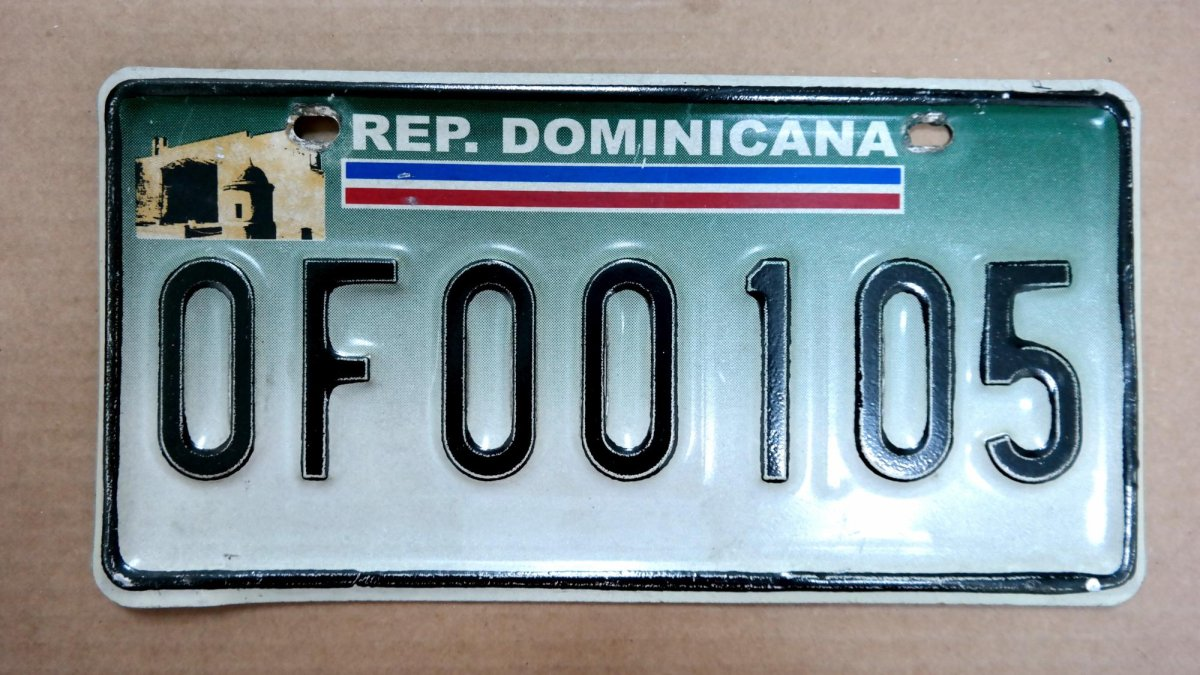
#> input picture plate-detector/plate-detector/dataset/690c16dad56c8.jpeg, 1200 x 675 px
$ python -i ocr.py   (imports and definitions only)
#> lines starting #> are read from the running program, lines starting #| are printed output that depends on the picture; after the words box and inside, x2 and y2 are one past the last pixel; in counts of white or black regions, pixels touching at a corner belong together
#> further down, picture is the input picture: shape (675, 1200, 3); mean B, G, R 149, 145.3, 134.6
import re

import cv2
import easyocr
import numpy as np

# [1 line that did not run here, left out]


def clean_plate_text(value: str) -> str:
    return re.sub(r'[^A-Z0-9]', '', value.upper())


def image_variants(image: np.ndarray) -> list[np.ndarray]:
    height, width = image.shape[:2]
#> height = 675; width = 1200
    regions = [
        image,
        image[int(height * 0.2):int(height * 0.95), int(width * 0.05):int(width * 0.95)],
        image[int(height * 0.35):int(height * 0.95), int(width * 0.15):int(width * 0.85)],
    ]
    variants = []
    for region in regions:
        region_height, region_width = region.shape[:2]
        scale = max(2, min(5, 1800 // max(region_width, region_height)))
        resized = cv2.resize(region, None, fx=scale, fy=scale, interpolation=cv2.INTER_CUBIC)
        gray = cv2.cvtColor(resized, cv2.COLOR_BGR2GRAY)
        contrast = cv2.createCLAHE(clipLimit=2.5, tileGridSize=(8, 8)).apply(gray)
        threshold = cv2.threshold(contrast, 0, 255, cv2.THRESH_BINARY + cv2.THRESH_OTSU)[1]
        adaptive = cv2.adaptiveThreshold(contrast, 255, cv2.ADAPTIVE_THRESH_GAUSSIAN_C, cv2.THRESH_BINARY, 31, 11)
        variants.extend([resized, gray, contrast, threshold, adaptive])
#> this loop made 3 passes
#> (region_height, region_width) on passes 1 to 3: (675, 1200), (506, 1080), (405, 840)
#> pass 1, in image_variants, `gray = cv2.cvtColor(resized, cv2.COLOR_BGR2GRAY)`:
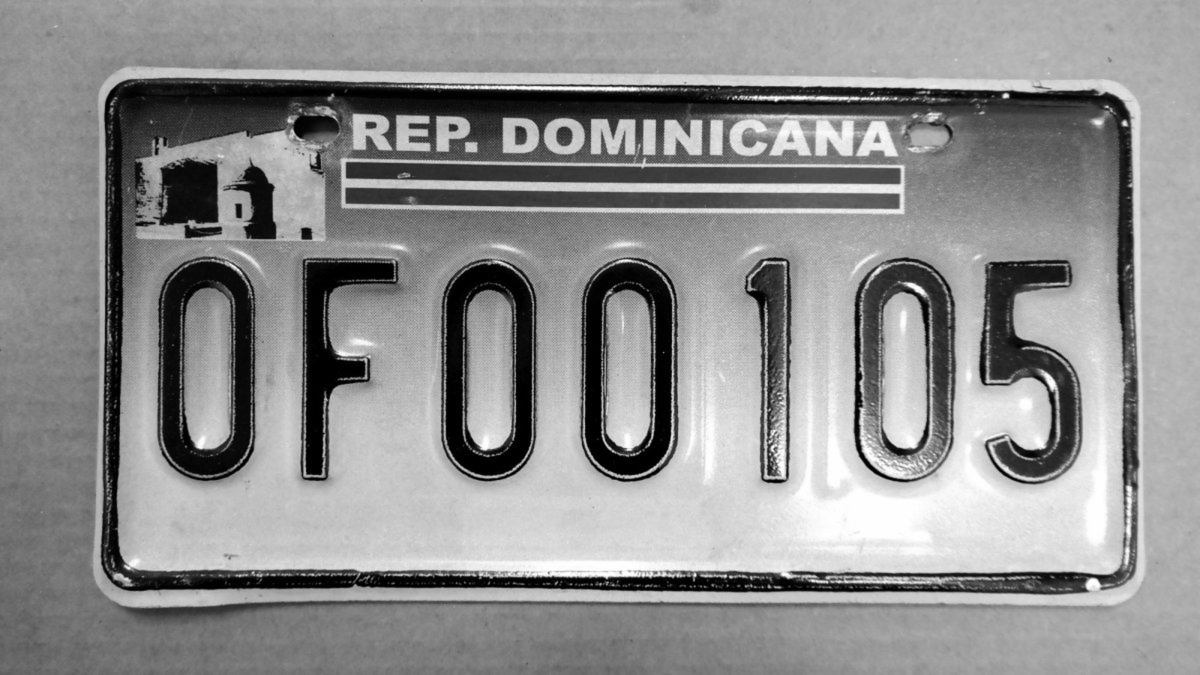
#> gray: shape (1350, 2400) (shown at 1/2 size); min 0, max 255, mean 142.5
#> pass 1, in image_variants, `contrast = cv2.createCLAHE(clipLimit=2.5, tileGridSize=(8, 8)).apply(g..`:
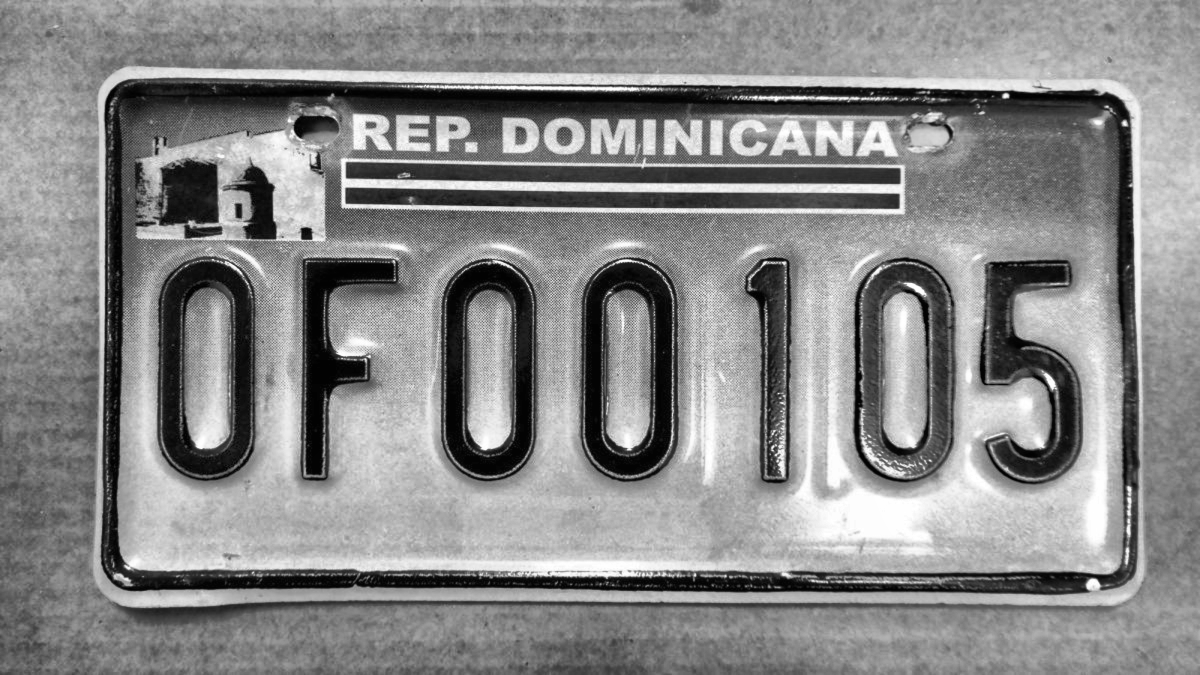
#> contrast: shape (1350, 2400) (shown at 1/2 size); min 0, max 255, mean 136.3
#> pass 1, in image_variants, `threshold = cv2.threshold(contrast, 0, 255, cv2.THRESH_BINARY + cv2.TH..`:
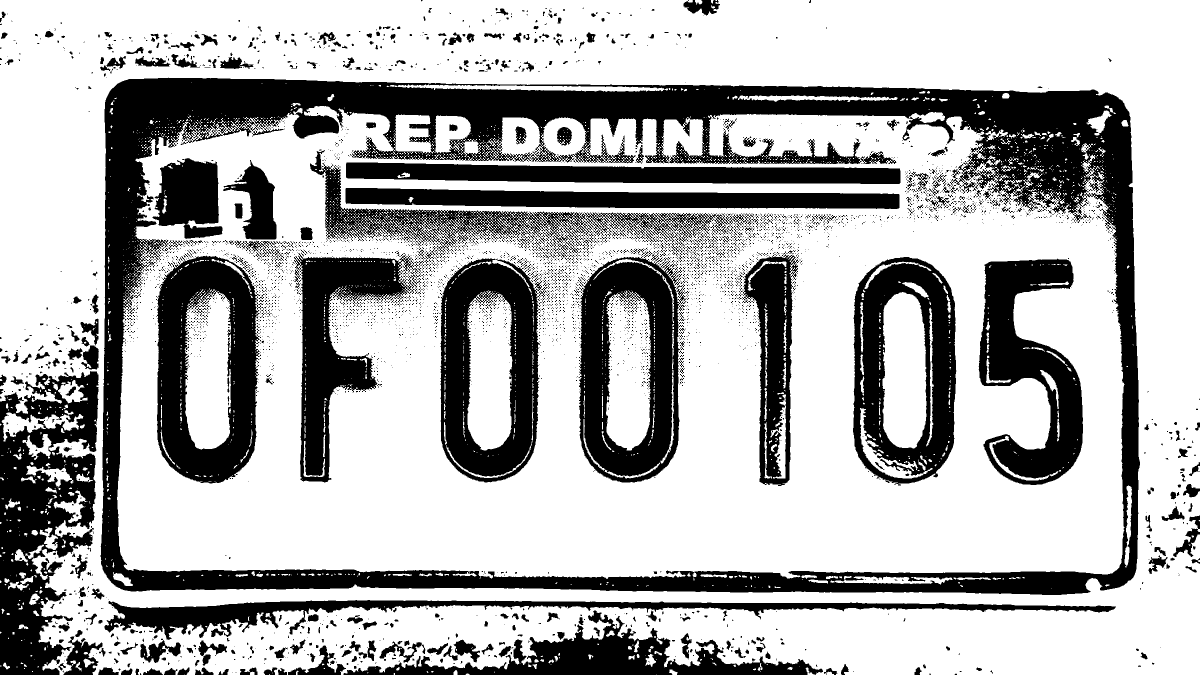
#> threshold: shape (1350, 2400) (shown at 1/2 size); 68.9% white; 6479 black regions (5966 under 20 px), largest, box (x1, y1, x2, y2) and area: (201, 155, 2280, 1190) 342692, (0, 742, 197, 1350) 68589, (314, 511, 520, 967) 54509
#> after the loop:
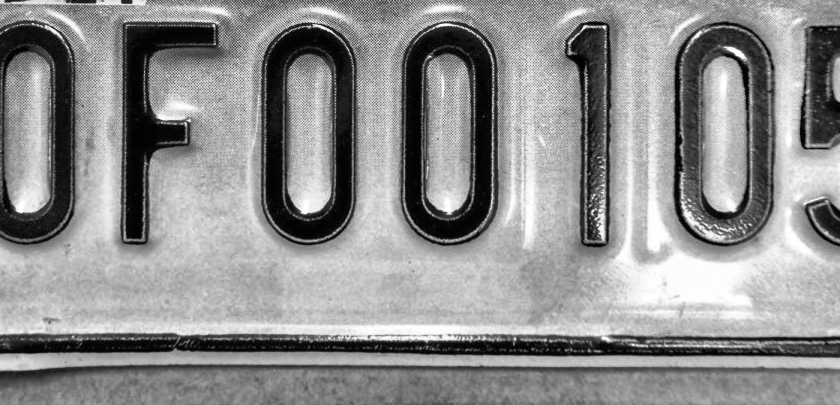
#> contrast: shape (810, 1680) (shown at 1/2 size); min 0, max 255, mean 142.8
#> after the loop:
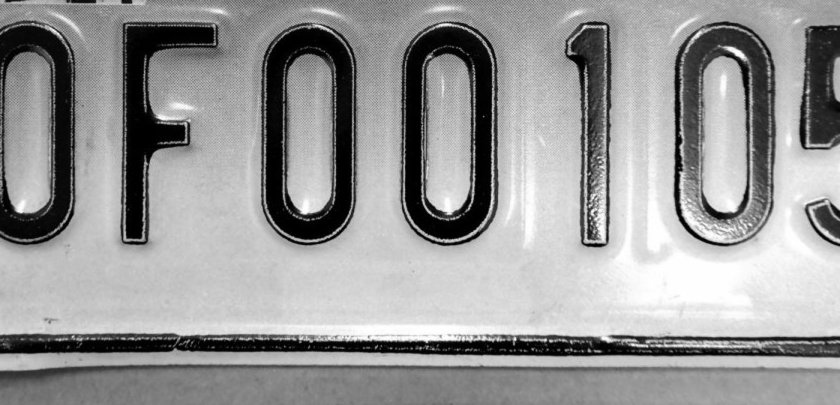
#> gray: shape (810, 1680) (shown at 1/2 size); min 0, max 255, mean 151.6
#> after the loop:
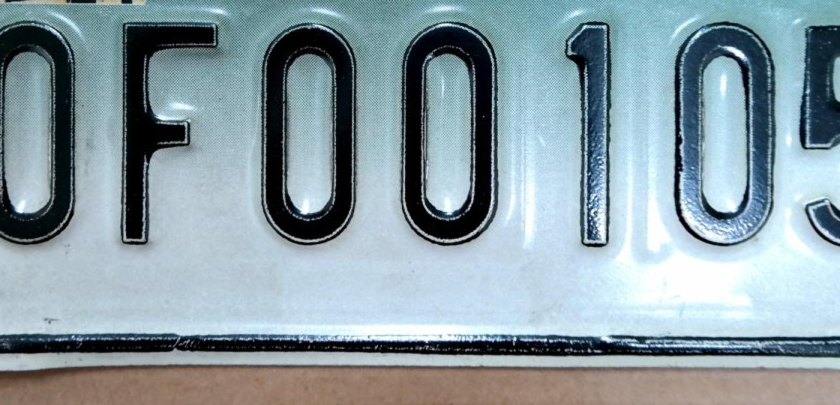
#> resized: shape (810, 1680, 3) (shown at 1/2 size); mean B, G, R 164.1, 156.2, 137.8
#> after the loop, variants = 15 items
    return variants


def detect_plate(image: np.ndarray) -> tuple[str | None, float]:
    candidates: list[tuple[str, float]] = []
    for variant in image_variants(image):
        results = reader.readtext(
            variant,
            allowlist='ABCDEFGHIJKLMNOPQRSTUVWXYZ0123456789',
            detail=1,
            paragraph=False,
            mag_ratio=1.5,
        )
        for _, text, confidence in results:
            cleaned = clean_plate_text(text)
            if 3 <= len(cleaned) <= 10 and confidence >= 0.15:
                candidates.append((cleaned, float(confidence)))

    if not candidates:
        return None, 0.0

    grouped: dict[str, list[float]] = {}
    for text, confidence in candidates:
        grouped.setdefault(text, []).append(confidence)
    best_text = max(grouped, key=lambda text: (len(grouped[text]), max(grouped[text]), len(text)))
    return best_text, max(grouped[best_text])

>>> import cv2
>>> picture = cv2.imread('../plate-detector/dataset/690c16dad56c8.jpeg')
>>> result = image_variants(picture)
#> result = 15 items

$ run again, on plate-detector/plate-detector/dataset/images.jpg
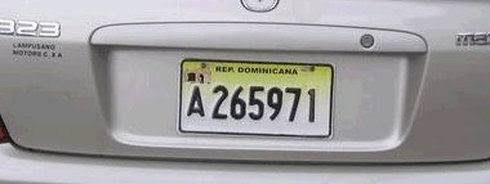
#> input picture plate-detector/plate-detector/dataset/images.jpg, 490 x 184 px
#> picture is the input picture: shape (184, 490, 3); mean B, G, R 157.7, 157, 158.6
#> the loop in image_variants, `for region in regions:` made 3 passes
#> (region_height, region_width) on passes 1 to 3: (184, 490), (138, 441), (110, 343)
#> pass 1, in image_variants, `threshold = cv2.threshold(contrast, 0, 255, cv2.THRESH_BINARY + cv2.TH..`:
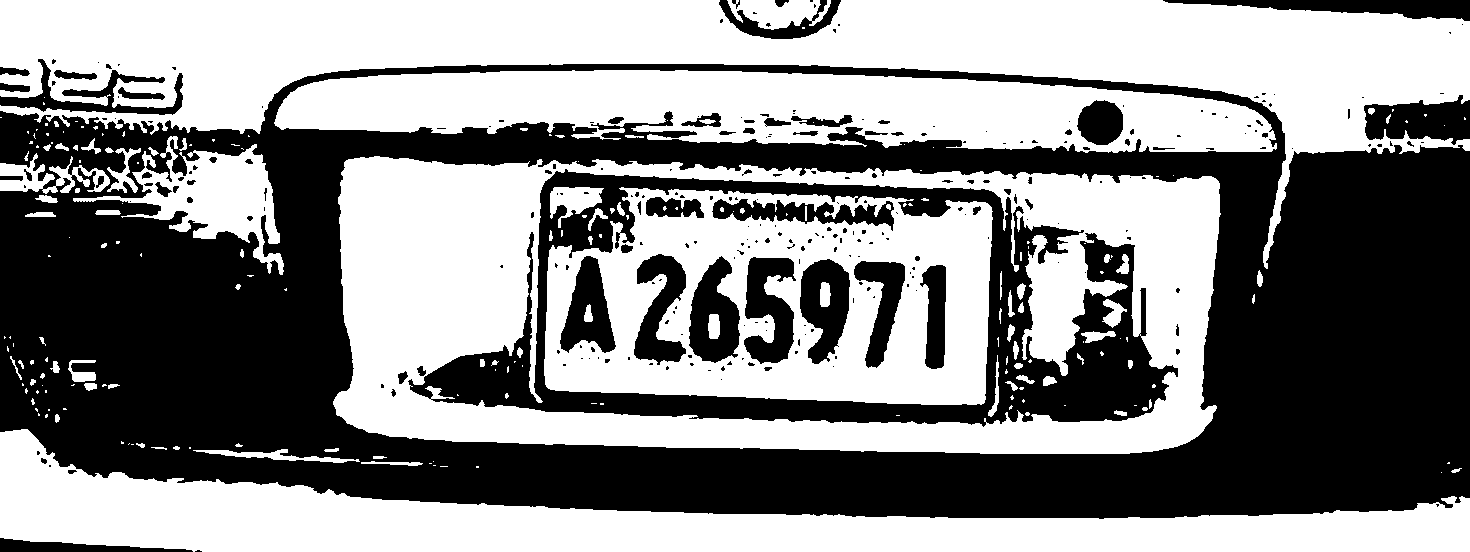
#> threshold: shape (552, 1470); 53.5% white; 270 black regions (199 under 20 px), largest, box (x1, y1, x2, y2) and area: (0, 64, 1470, 519) 286381, (408, 169, 1178, 427) 46877, (1364, 95, 1470, 145) 3608
#> after the loop in image_variants, `for region in regions:`:
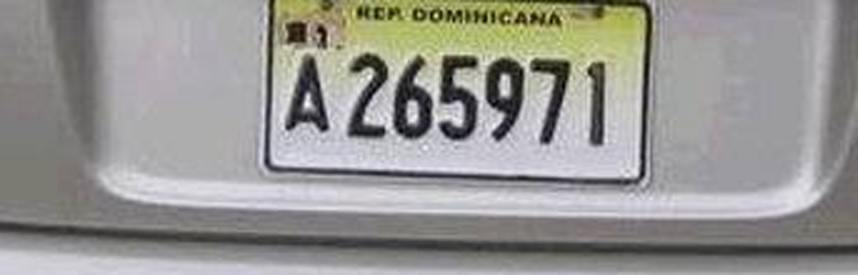
#> resized: shape (550, 1715, 3) (shown at 1/2 size); mean B, G, R 145.9, 149.6, 150.4
#> after the loop in image_variants, `for region in regions:`: variants = 15 items
